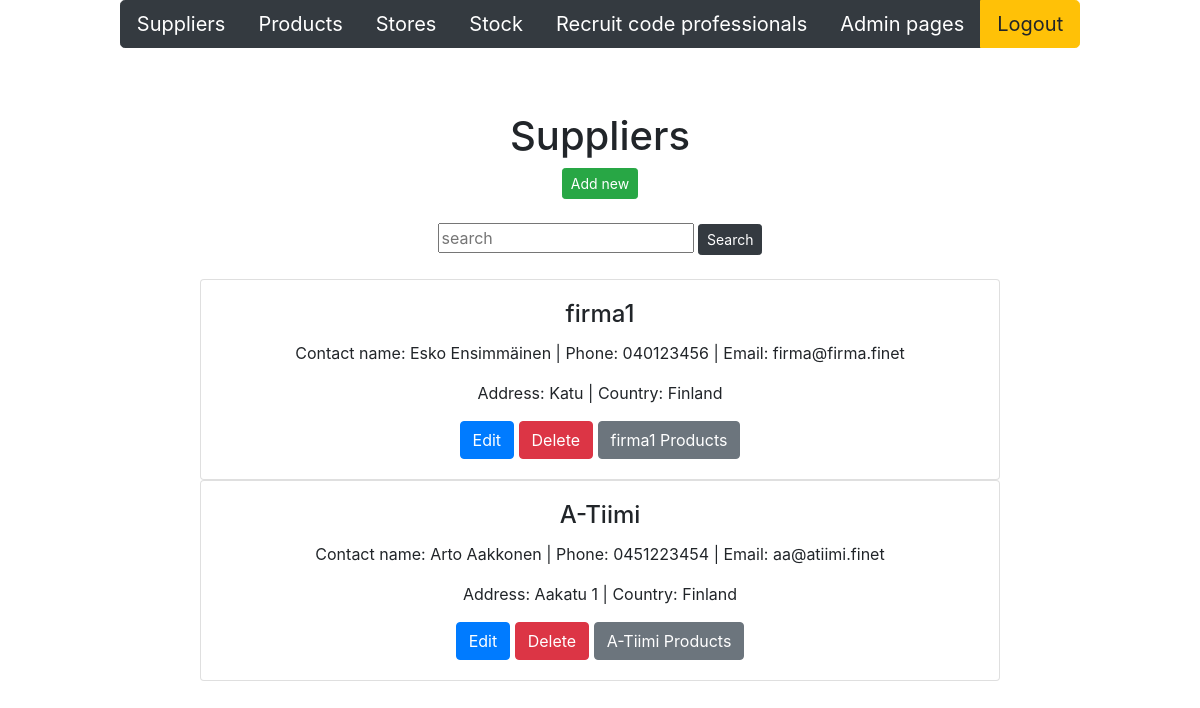
Page /suppliers/ (signed in) on the committed database.
### app/models.py (models this page shows, shortened)
class Supplier(models.Model):
    companyname = models.CharField(max_length = 50, default="firma")
    contactname = models.CharField(max_length = 50, default="firma")
    address = models.CharField(max_length = 100, default="firma")
    phone = models.CharField(max_length = 20, default="firma")
    email = models.CharField(max_length = 50, default="firma")
    country = models.CharField(max_length = 50, default="firma")

### app/views.py (the view)
# urls.py: path('suppliers/', supplierlistview),
def supplierlistview(request):
    if not request.user.is_authenticated:
        return render(request, 'loginpage.html')
    else:
        supplierlist = Supplier.objects.all()
        context = {'suppliers': supplierlist}
        return render (request,"supplierlist.html",context)

### app/templates/supplierlist.html (shortened to what this page needs)
{% extends 'index.html' %}
{% block content %}
<br>
<br>
<h1>Suppliers</h1>
<button id="add-btn" class="btn btn-success btn-sm" onclick="showaddform()">Add new</button>
<br>
<br>
<form method="post" action="/search-suppliers/">
    <input class="card-text" class="card-text" type="text" placeholder="search" name="search">
    <input type="submit" value="Search" class="btn btn-dark btn-sm" name="">
</form>
<br>
{% for s in suppliers %}
<div class="card" style="width:50rem;">
    <div class="card-body">
        <h4 class="card-title">{{s.companyname}}</h4>
        <p class="card-text">Contact name: {{s.contactname}} | Phone: {{s.phone}} | Email: {{s.email}} </p>
        <p class="card-text">Address: {{s.address}} | Country: {{s.country}}</p>
        <a href="/edit-supplier-get/{{s.id}}/" class="btn btn-primary">Edit</a>
        <a href="/confirm-delete-supplier/{{s.id}}/" class="btn btn-danger">Delete</a>
        <a href="/products-by-supplier/{{s.id}}/" class="btn btn-secondary">{{s.companyname}} Products</a>
    </div>
</div>
{% empty %}
<div class="card" style="width: 50rem;">
    <div class="card-body">
        <p class="card-text">No suppliers found in the database </p>
    </div>
</div>
{% endfor %}
{% endblock %}

### rows in the picture
Supplier: companyname "firma1", contactname "Esko Ensimmäinen", phone "040123456", email "firma@firma.finet", address "Katu", country "Finland"
Supplier: companyname "A-Tiimi", contactname "Arto Aakkonen", phone "0451223454", email "aa@atiimi.finet", address "Aakatu 1", country "Finland"
